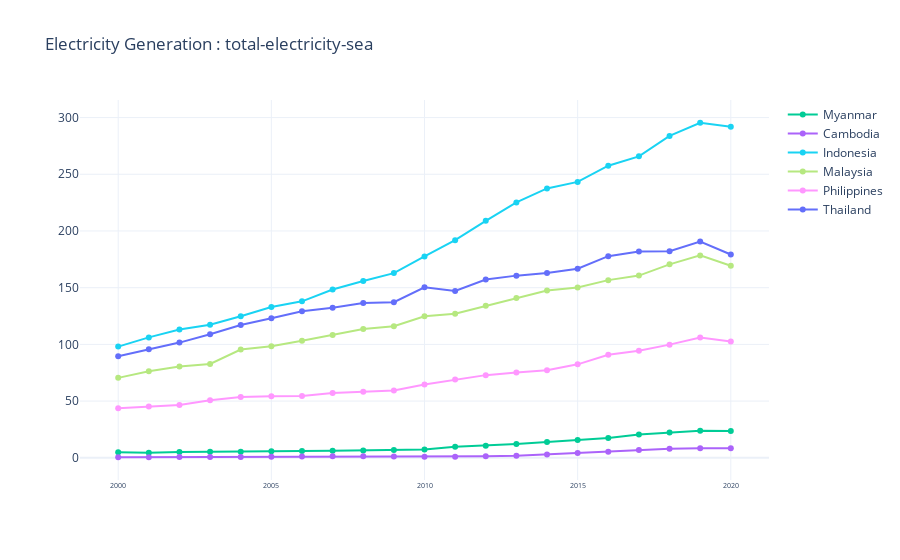

Notebook code for this chart:
### Markdown cell above
From this graph, it is intriguing to see that there is a fall of electricity generated by fossil fuel in 2013 but at the same time there is also a spike of renewable energy in the same year. Same scenario also found in Myanmar.

Although it is not clear yet but it might be connected to the fact stated in International Energy Outlook (IEO) 2013, Cambodia had a plan to build 10 dams to aid hydroelectric powers between 2010 and 2019, whereas six of these dams are planned to be financed by China. While it is not said for Myanmar to build how many dams during these times, it is stated that 98% of Myanmar's electricity needs are expected to be generated by hydroelectric plants in 2030; in 2007 this figure was about 50%.

### Code cell
def draw_graph(countries, column, data_frame):
    fig_electricity_sea_country_volume = go.Figure()
    
    for country in countries:
        country_data = data_frame[data_frame['entity'] == country]
        fig_electricity_sea_country_volume.add_trace(go.Scatter(x=country_data['year'], y=country_data[column], name=country, mode='lines+markers'))
    fig_electricity_sea_country_volume.update_layout(title='Electricity Generation' + ' : ' + column, xaxis_tickfont_size=7, template='plotly_white')
    fig_electricity_sea_country_volume.show()

    # Drawing graph for total-electricity-sea
draw_graph(sea_countries, 'total-electricity-sea', el_gen_sea_sum)

### Figure 1 — Plotly figure (JSON) as saved in the notebook; plotly's stock layout.template omitted (floating-point values rounded to 4 significant figures)
{"data": [{"mode": "lines+markers", "name": "Brunei", "type": "scatter", "x": [], "y": []}, {"mode": "lines+markers", "name": "Burma", "type": "scatter", "x": [], "y": []}, {"mode": "lines+markers", "name": "Myanmar", "type": "scatter", "x": [2000, 2001, 2002, 2003, 2004, 2005, 2006, 2007, 2008, 2009, 2010, 2011, 2012, 2013, 2014, 2015, 2016, 2017, 2018, 2019, 2020], "y": [4.91, 4.5, 5, 5.38, 5.39, 5.82, 5.96, 6.2, 6.43, 6.81, 7.34, 9.65, 10.67, 12.17, 13.98, 15.72, 17.55, 20.45, 22.39, 23.73, 23.56]}, {"mode": "lines+markers", "name": "Cambodia", "type": "scatter", "x": [2000, 2001, 2002, 2003, 2004, 2005, 2006, 2007, 2008, 2009, 2010, 2011, 2012, 2013, 2014, 2015, 2016, 2017, 2018, 2019, 2020], "y": [0.47, 0.51, 0.69, 0.71, 0.76, 0.9, 1.11, 1.41, 1.39, 1.17, 0.93, 0.99, 1.37, 1.73, 2.99, 4.26, 5.43, 6.77, 7.96, 8.45, 8.45]}, {"mode": "lines+markers", "name": "Timor-Leste", "type": "scatter", "x": [], "y": []}, {"mode": "lines+markers", "name": "Indonesia", "type": "scatter", "x": [2000, 2001, 2002, 2003, 2004, 2005, 2006, 2007, 2008, 2009, 2010, 2011, 2012, 2013, 2014, 2015, 2016, 2017, 2018, 2019, 2020], "y": [98.03, 106.1, 113.0, 117.4, 124.8, 132.9, 138.0, 148.4, 155.9, 162.8, 177.5, 191.9, 208.9, 225.2, 237.5, 243.3, 257.6, 265.8, 283.8, 295.4, 291.8]}, {"mode": "lines+markers", "name": "Laos", "type": "scatter", "x": [], "y": []}, {"mode": "lines+markers", "name": "Malaysia", "type": "scatter", "x": [2000, 2001, 2002, 2003, 2004, 2005, 2006, 2007, 2008, 2009, 2010, 2011, 2012, 2013, 2014, 2015, 2016, 2017, 2018, 2019, 2020], "y": [70.47, 76.35, 80.59, 82.76, 95.45, 98.39, 103.2, 108.2, 113.6, 115.9, 124.8, 127.0, 134.0, 140.9, 147.5, 150.1, 156.7, 160.6, 170.6, 178.5, 169.3]}, {"mode": "lines+markers", "name": "Philippines", "type": "scatter", "x": [2000, 2001, 2002, 2003, 2004, 2005, 2006, 2007, 2008, 2009, 2010, 2011, 2012, 2013, 2014, 2015, 2016, 2017, 2018, 2019, 2020], "y": [43.66, 45.22, 46.51, 50.67, 53.65, 54.19, 54.51, 57.09, 58.31, 59.36, 64.7, 69.13, 72.88, 75.24, 77.25, 82.41, 90.82, 94.38, 99.78, 106.1, 102.5]}, {"mode": "lines+markers", "name": "Singapore", "type": "scatter", "x": [], "y": []}, {"mode": "lines+markers", "name": "Thailand", "type": "scatter", "x": [2000, 2001, 2002, 2003, 2004, 2005, 2006, 2007, 2008, 2009, 2010, 2011, 2012, 2013, 2014, 2015, 2016, 2017, 2018, 2019, 2020], "y": [89.53, 95.73, 101.6, 109.0, 117.1, 123, 129.2, 132.3, 136.4, 137.2, 150.3, 147.1, 157.1, 160.6, 162.9, 166.7, 177.8, 181.8, 182.1, 190.6, 179.2]}, {"mode": "lines+markers", "name": "Vietnam", "type": "scatter", "x": [], "y": []}], "layout": {"title": {"text": "Electricity Generation : total-electricity-sea"}, "xaxis": {"tickfont": {"size": 7}}}}
